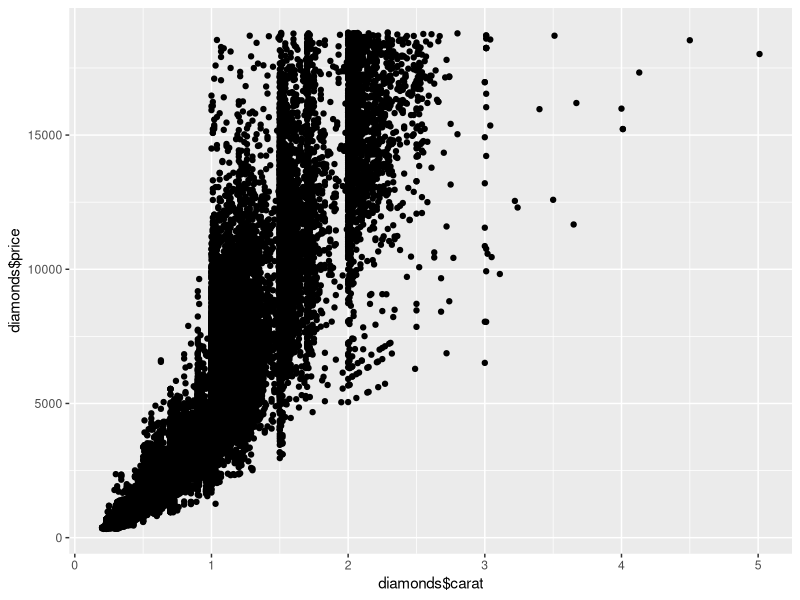
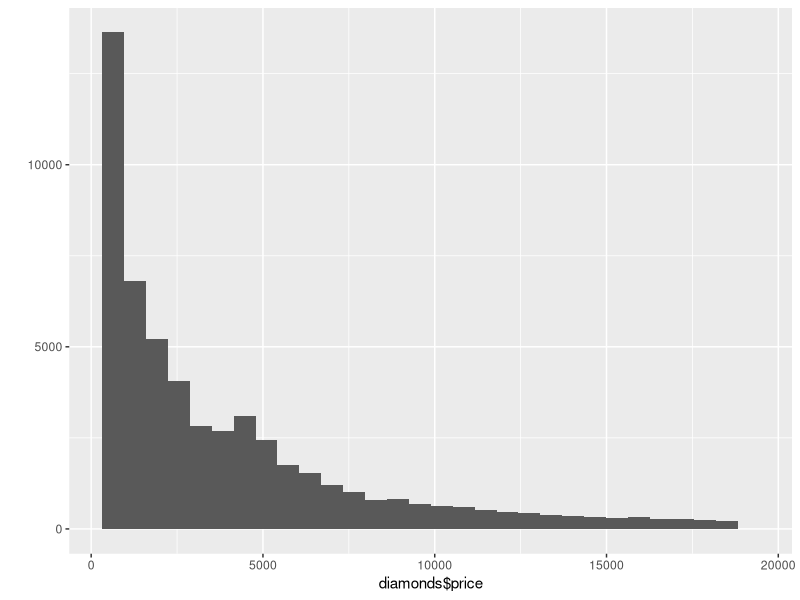
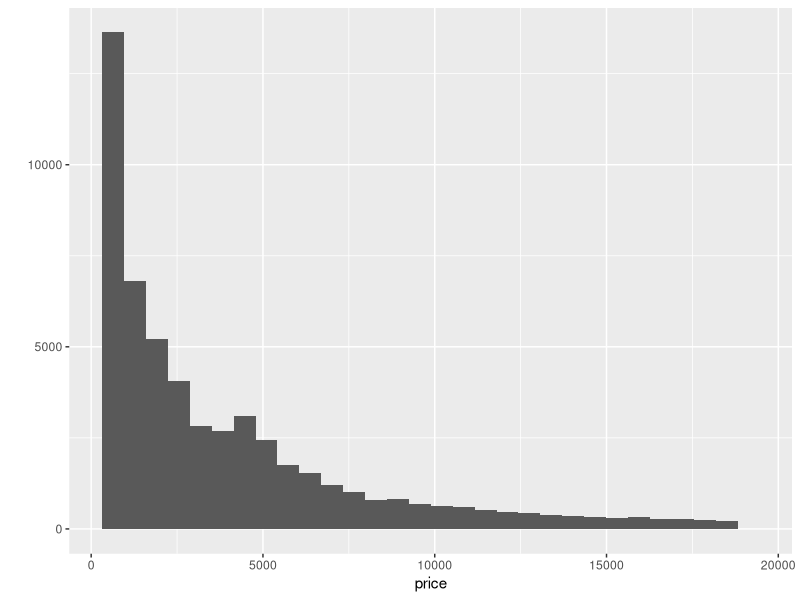
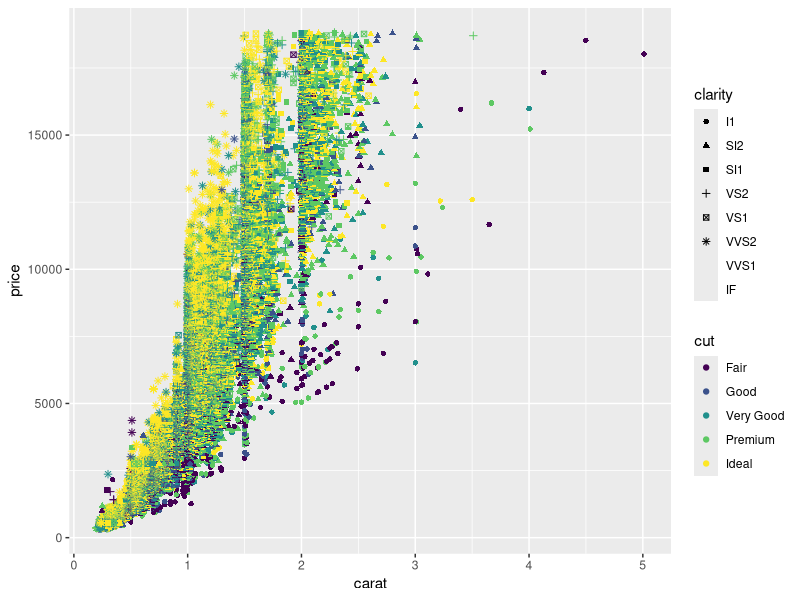
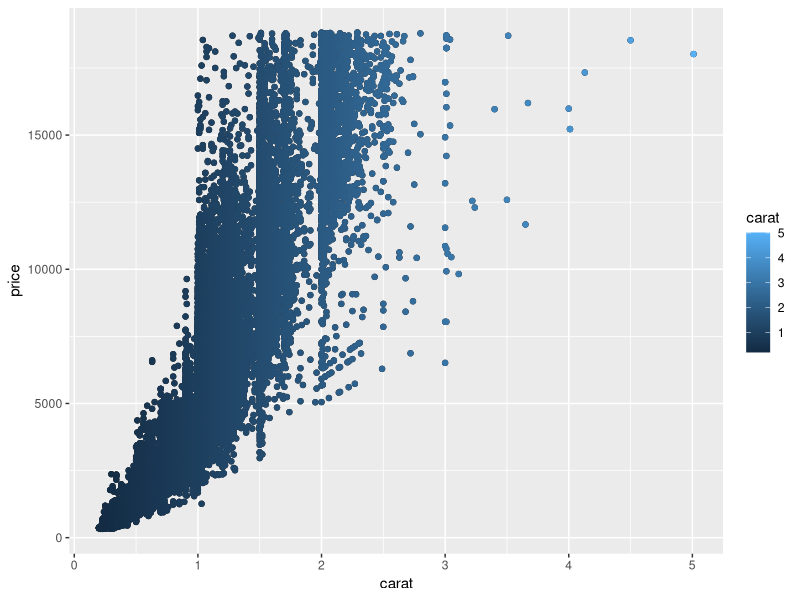
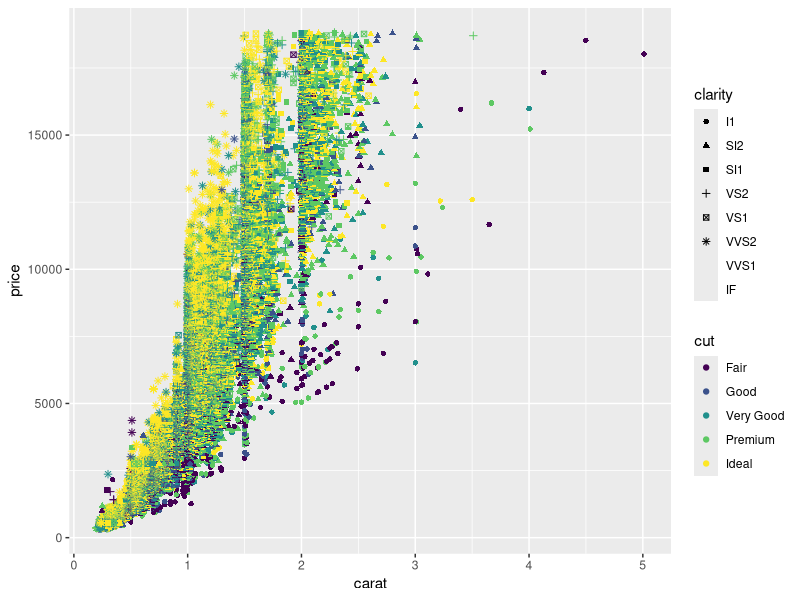
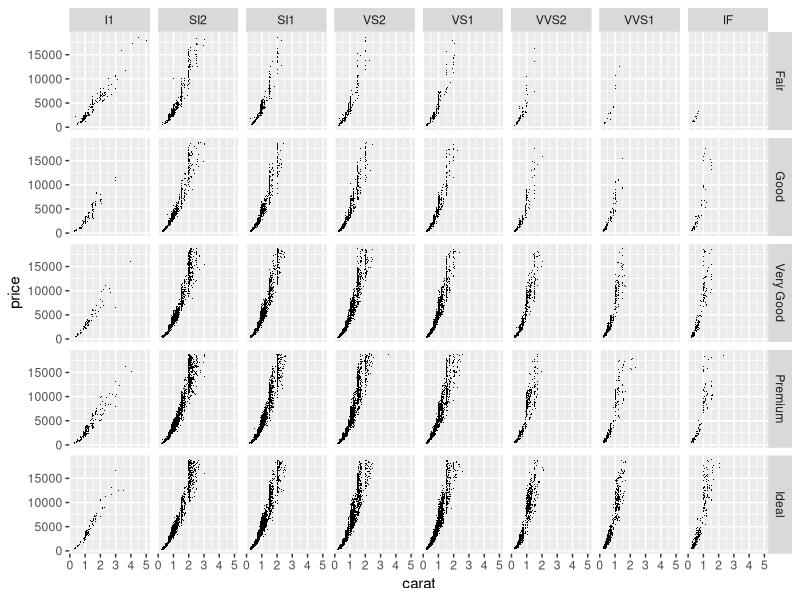
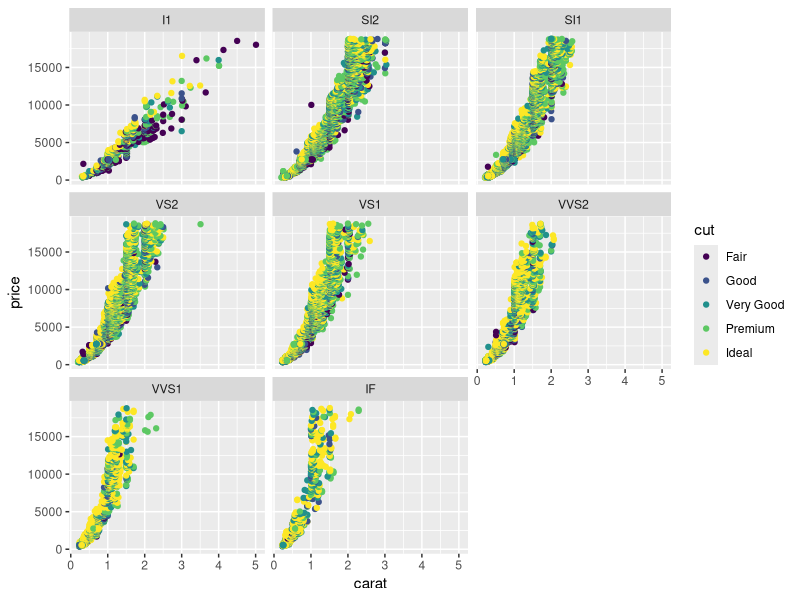

Here is the R script that generated these plots, in order:
## ---- chunk 1
library(tidyverse)
library(ggthemes) # allows you to add new color themes
## ---- chunk 2
head(diamonds)
qplot(diamonds$carat, diamonds$price)
## ---- chunk 3
qplot(diamonds$price)
## ---- chunk 4
qplot(data = diamonds, price)
## ---- chunk 5
qplot(
  data = diamonds,
  x = carat, y = price, shape = clarity, color = cut
)
## ---- chunk 6
p <- ggplot(diamonds, aes(x = carat, y = price)) # first you set the aesthetic and dataset

p <- p + geom_point() # then you add geoms

p <- p + geom_point(aes(colour = carat)) # and you can keep doing this to add layers to the plot

p
## ---- chunk 7
## Your code here
## ---- chunk 8
ggplot(
  diamonds,
  aes(
    x = carat, y = price,
    shape = clarity, color = cut
  )
) +
  geom_point()
## ---- chunk 9
## YOUR CODE HERE
## ---- chunk 10

## ---- chunk 11
ggplot(diamonds, aes(x = carat, y = price)) +
  geom_point(shape = ".") +
  facet_grid(cut ~ clarity) 
## ADD TO THIS PLOT WITH YOUR CODE HERE
## ---- chunk 12

## ---- chunk 13
ggplot(diamonds, aes(
  x = carat, y = price,
  col = cut
)) +
  geom_point() +
  facet_wrap(~clarity)
## ---- chunk 14
## YOUR CODE HERE -- no "correct" answer, just play around with making it look better

# Change facets, transparency, fix axis labels, etc.
